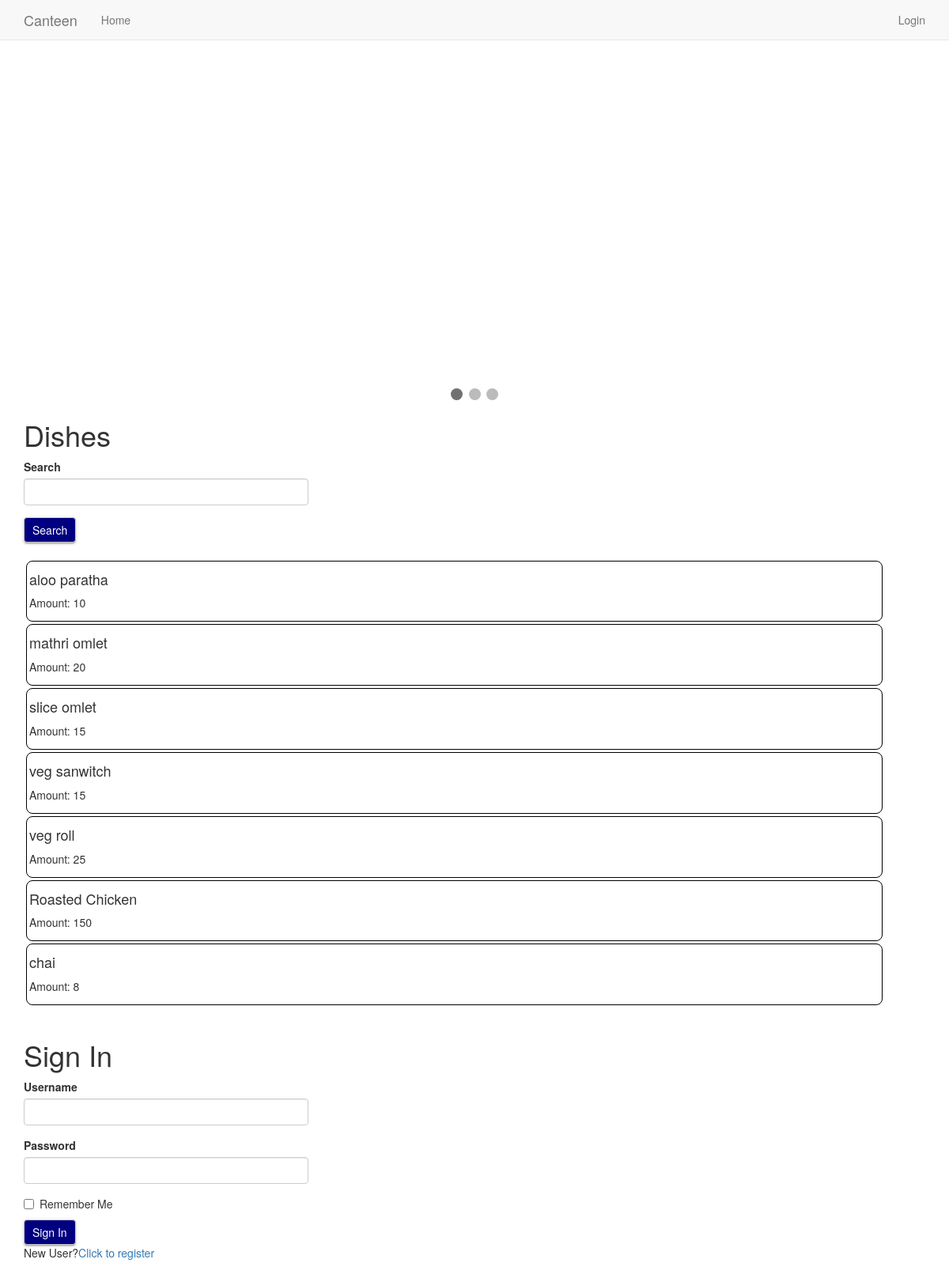
/index, run on the app's committed database.
### app/models.py (models this page shows, shortened)
class Dishes(db.Model):
    id = db.Column(db.Integer, primary_key=True)
    dishname = db.Column(db.String(50), index=True, unique=True)
    amount = db.Column(db.Integer)
    timetaken = db.Column(db.Integer)
    quantity = db.Column(db.Integer)
    quantities = db.relationship('Quantity', backref='dish', lazy='dynamic')
    order = db.relationship('Orders', backref='dish', lazy='dynamic')

### app/routes.py (the view, shortened to what this page needs)
@app.route('/', methods=['GET', 'POST'])
@app.route('/index', methods=['GET', 'POST'])
def index():
    t = time_correction()
    dishes = Dishes.query.all()
    form1 = SearchForm()
    if form1.validate_on_submit():
        return redirect(url_for('search', dishname=form1.search.data))
    if current_user.is_anonymous:
        form2 = LoginForm()
        return render_template('index.html', title='Home',
            dishes=dishes, form1=form1,
            form2=form2, next_page='index')

### app/forms.py
class SearchForm(FlaskForm):
    search = StringField('Search', validators=[DataRequired()])
    submit = SubmitField('Search')

class LoginForm(FlaskForm):
    username = StringField('Username', validators=[DataRequired()])
    password = PasswordField('Password', validators=[DataRequired()])
    remember_me = BooleanField('Remember Me')
    submit = SubmitField('Sign In')

### app/routes.py (called while the page is built, shortened)
def time_correction():
    wait_time, t = app.config['WAIT_TIME'], 0
    recent_orders = RecentOrders.query.all()
    app.config['WAIT_TIME'] = wait_time
    db.session.commit()
    if recent_orders:
        t = (recent_order.timestamp
            + timedelta(minutes=330)
            - datetime.now()).total_seconds()
        return (t//60+1)
    return 0

### app/templates/index.html
{% extends "base.html" %}
{% import 'bootstrap/wtf.html' as wtf %}
{% block app_content %}
  <h1>Dishes</h1>
  <div class="row">
    <div class="col-sm-9 col-md-6 col-lg-4">
      {{ wtf.quick_form(form1) }}
    </div>
  </div>
  <br>
  {% if not current_user.is_anonymous %}
    {% for dish in dishes %}
      {% for quantity in quantities %}
        {% if quantity.dish.dishname==dish.dishname %}
          {% include "_dish.html" %}
        {% endif %}
      {% endfor %}
    {% endfor %}
  {% else %}
    {% for dish in dishes %}
      {% include "_dish.html" %}
    {% endfor %}
  {% endif %}
  <br>
  {% if current_user.username=='admin' %}
    <div class="row">
      <div class="col-sm-9 col-md-6 col-lg-4">
        {{ wtf.quick_form(form) }}
      </div>
    </div>
  {% elif not current_user.is_anonymous %}
    <form action="{{ url_for('order') }}" method="post">
      <input class="btn" type="submit" value="Order">
    </form>
  {% else %}
    {% include "login.html" %}
  {% endif %}
{% endblock %}

### app/templates/_dish.html (shortened to what this page needs)
<div class="container dish">
  <form action="{{ url_for('update', dishname=dish.dishname, next_page=next_page) }}" method="post">
    <div class="row">
      <div class="col-xs-8 col-sm-9 col-lg-10">
        <h4>{{ dish.dishname }}</h4>
        <p>Amount: {{ dish.amount }}</p>
      </div>
      <div class="col-xs-4 col-sm-3 col-lg-2">
      </div>
    </div>
  </form>
</div>

### app/static/app.css (style rules this page uses)
* { box-sizing:border-box; }
body { padding-top: 70px; padding-bottom: 70px; }
.btn { background-color: navy; color: #fff; border-radius: 4px; box-shadow: 0 2px 2px 0 rgba(0, 0, 0, 0.14), 0 3px 1px -2px rgba(0, 0, 0, 0.2), 0 1px 5px 0 rgba(0, 0, 0, 0.12); padding: 5px 10px; }
.dish { width: 95%; margin: 3px 3px 3px 3px; padding: 3px 3px 3px 3px; border: 1px solid #000000; border-radius: 8px; }

### data on the page
Dishes: dishname "aloo paratha", amount "10"
Dishes: dishname "mathri omlet", amount "20"
Dishes: dishname "slice omlet", amount "15"
Dishes: dishname "veg sanwitch", amount "15"
Dishes: dishname "veg roll", amount "25"
Dishes: dishname "Roasted Chicken", amount "150"
Dishes: dishname "chai", amount "8"
